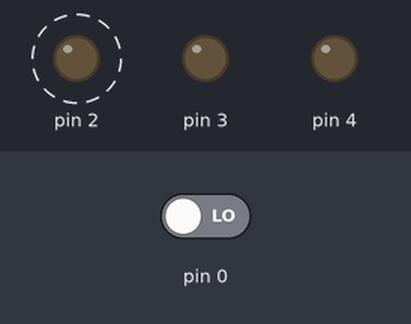
Recording of a sketch running on a simulated Arduino Uno, built with avr-gcc and run on an emulated ATmega328P. Parts: output pins drawn as LEDs (lit = HIGH). Dashed ring = blinking. The test bench sets the inputs (shaded band); at power-on: pin 0 LOW.

Above: at 0.75 s.
1.3 s: pin 0 driven HIGH
At 2.6 s:
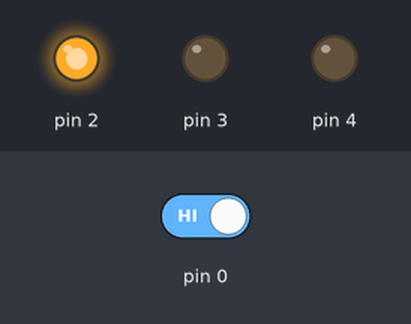
3.0 s: pin 0 driven LOW
At 3.75 s:
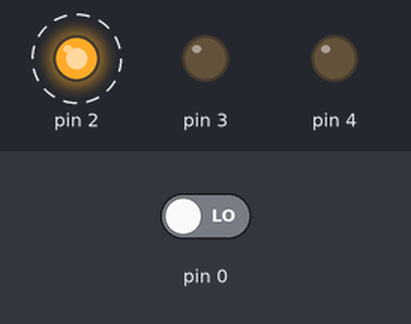
Timing chart, 0 to 12.0 s (numbered marks = the images above; inputs shaded):
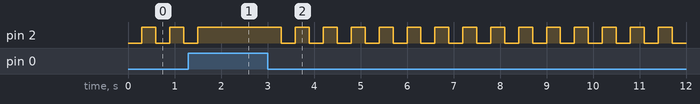

Measured:
- after the input at 1.3 s, pin 2: goes on until 1.5 s, then stays HIGH
- after the input at 3.0 s, pin 2: alternates HIGH for 0.30 s and LOW for 0.30 s, starting after 0.30 s
- by itself, pin 2: alternates HIGH for 0.30 s and LOW for 0.30 s

The sketch:

diode_keyboard.ino
```cpp
int dioda[3];
int przycisk[4];
int stanDiody[3];

int wcisnietyPrzycisk;

void setup() {
  // put your setup code here, to run once:
  //int i;
  for(int i=0; i<3; i=i+1){//konfiguracja diod
    dioda[i] = i+2;
    stanDiody[i] = 0;
    pinMode(dioda[i],OUTPUT);
  }
}

void loop() {
  // put your main code here, to run repeatedly:
  while(digitalRead(przycisk[0]) == HIGH and digitalRead(przycisk[1]) == HIGH and digitalRead(przycisk[2]) == HIGH and digitalRead(przycisk[3]) == HIGH){}//czekaj na wcisniecie ktoregos z przyciskow

  if(digitalRead(przycisk[0]) == LOW){
    delay(300);
    wcisnietyPrzycisk = 0;
  }
  else if(digitalRead(przycisk[1]) == LOW){
    delay(300);
    wcisnietyPrzycisk = 1;
  }
  else if(digitalRead(przycisk[2]) == LOW){
    delay(300);
    wcisnietyPrzycisk = 2;
  }
  else{
    delay(300);
    wcisnietyPrzycisk = 3;
  }

  if(wcisnietyPrzycisk == 3){
    for(int i=0; i<3; i++){
      digitalWrite(dioda[i],LOW);
      stanDiody[i] = 0;
    }
  }
  else{
    if(stanDiody[wcisnietyPrzycisk] == 0){
      digitalWrite(dioda[wcisnietyPrzycisk],HIGH);
      stanDiody[wcisnietyPrzycisk] = 1;
    }
    else{
      digitalWrite(dioda[wcisnietyPrzycisk],LOW);
      stanDiody[wcisnietyPrzycisk] = 0;
    }
  }
}
```
